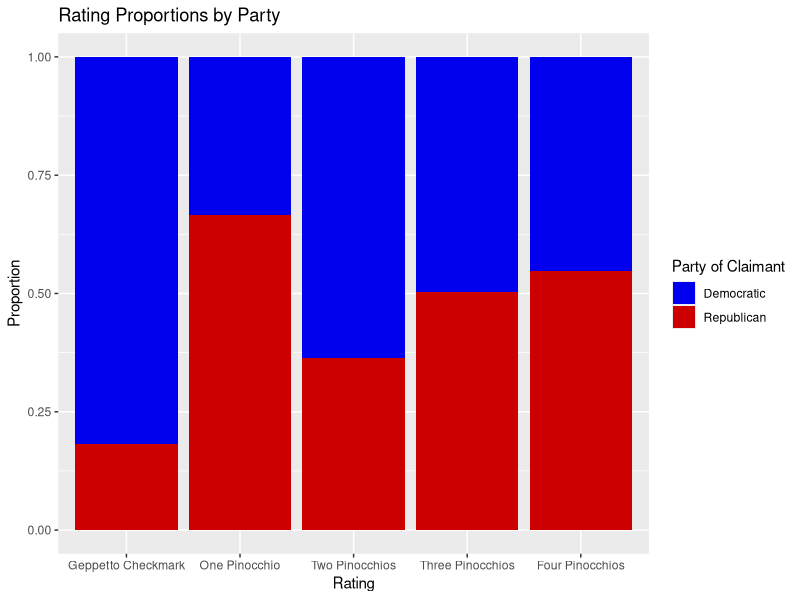
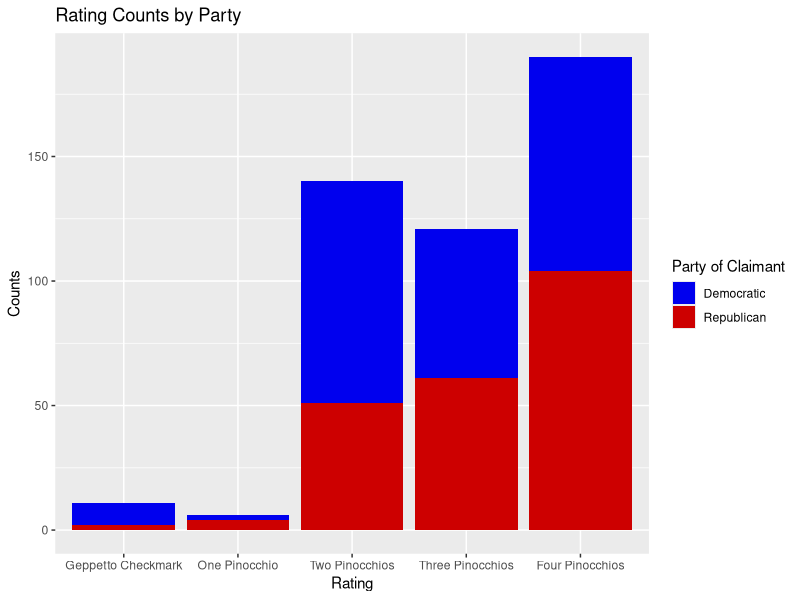

Here is the R script that generated these plots, in order:
## ---- chunk 1
library(tidyverse)
library(knitr)
## ---- chunk 2
v8_wapo <- read.csv("v8wapo-cleantextrating.csv")

v8_wapo_cleantextRating <- v8_wapo %>%
  filter(textualRating == "One Pinocchio" |
           textualRating == "Two Pinocchios" |
           textualRating == "Three Pinocchios" |
           textualRating == "Four Pinocchios" |
           textualRating == "Geppetto Checkmark" |
           textualRating == "Needs context" |
           textualRating == "Disputed" |
           textualRating == "Misleading" |
           textualRating == "No evidence" |
           textualRating == "Lacks evidence" |
           textualRating == "Study in Dispute")


v8_wapo_cleantextRating$textualRating <- factor(v8_wapo_cleantextRating$textualRating, 
                              levels = c("Geppetto Checkmark", 
                                         "One Pinocchio", 
                                         "Two Pinocchios", 
                                         "Three Pinocchios", 
                                         "Four Pinocchios", 
                                         "Disputed",
                                         "Study in Dispute",
                                         "Misleading",
                                         "Needs context",
                                         "Lacks evidence",
                                         "No evidence"))
## ---- chunk 3
v8_wapo_cleantextRating %>%
  group_by(claimant_party) %>%
  count() %>%
  kable(caption = "Claim Counts by Party")

v8_wapo_cleantextRating %>%
  group_by(textualRating) %>%
  count() %>%
  kable(caption = "Claim Counts by Rating")

v8_wapo_cleantextRating %>%
  group_by(claimant_party, textualRating) %>%
  count() %>%
  pivot_wider(id_cols = claimant_party, 
              names_from = textualRating, 
              values_from = n,
              values_fill = 0) %>%
  kable(caption = "Claim Counts by Party and Rating")
## ---- chunk 4
v8_wapo_5scale <- v8_wapo_cleantextRating %>%
  filter(textualRating == "One Pinocchio" |
           textualRating == "Two Pinocchios" |
           textualRating == "Three Pinocchios" |
           textualRating == "Four Pinocchios" |
           textualRating == "Geppetto Checkmark")

v8_wapo_5scale %>%
  ggplot(aes(x = textualRating, fill = claimant_party)) +
  geom_bar(position = "fill") +
  scale_fill_manual( values = c("blue2", "red3")) +
  labs(title = "Rating Proportions by Party",
       x = "Rating",
       y = "Proportion",
       fill = "Party of Claimant")

v8_wapo_5scale %>%
  ggplot(aes(x = textualRating, fill = claimant_party)) +
  geom_bar() +
  scale_fill_manual( values = c("blue2", "red3")) +
  labs(title = "Rating Counts by Party",
       x = "Rating",
       y = "Counts",
       fill = "Party of Claimant")
